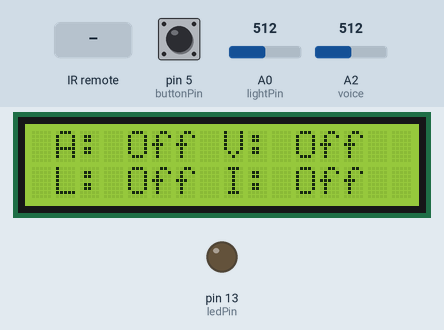
Recording of a sketch running on a simulated Arduino Uno, built with avr-gcc and run on an emulated ATmega328P. Parts: 16×2 character LCD, output pins drawn as LEDs (lit = HIGH). The inputs (shaded band) are chosen by the test bench; at power-on: pin 5 (buttonPin) LOW, A0 (lightPin) = 512, A2 (voice) = 512. What the sketch prints to the serial monitor is not drawn.

Above: at 1.2 s.
1.3 s: infrared code 0xFD08F7 received
At 2.0 s:
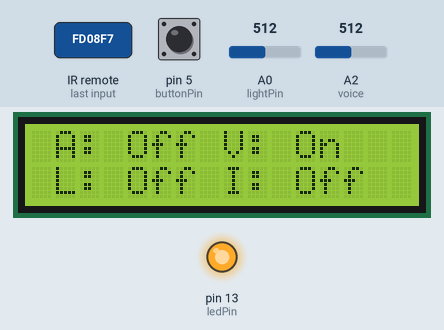
2.9 s: infrared code 0xFD8877 received
At 4.4 s:
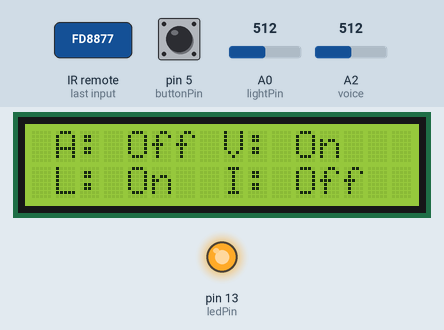
4.9 s: infrared code 0xFD48B7 received
At 6.9 s:
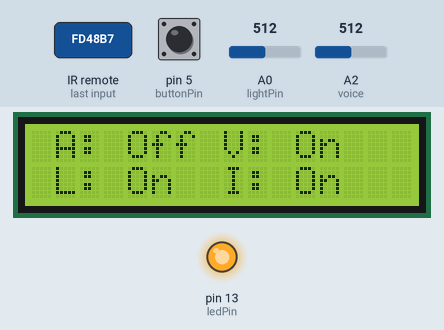
7.2 s: infrared code 0xFD00FF received
At 8.6 s:
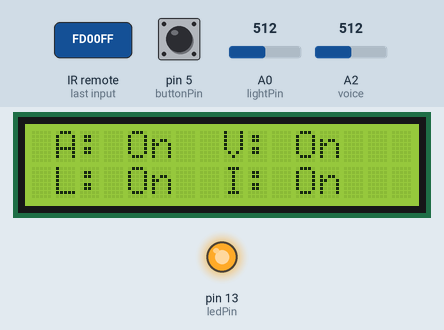
9.5 s: infrared code 0xFD08F7 received
At 10.2 s:
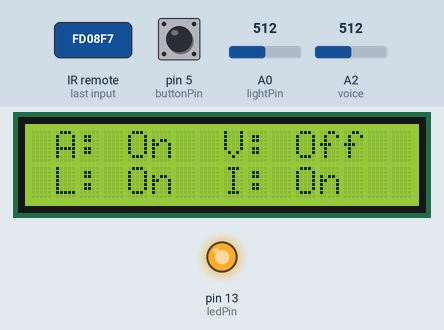
11.0 s: infrared code 0xFD00FF received
At 11.8 s:
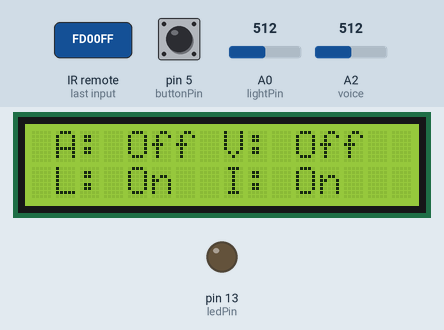
Timing chart, 0 to 13.5 s (numbered marks = the images above; inputs shaded):
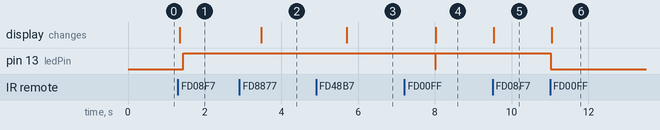

The sketch:

Sensor_Light.ino
```cpp
#include <IRremote.h>
#include <LiquidCrystal_I2C.h>
LiquidCrystal_I2C lcd(0x20,16,2);

int ledPin=13;         //LED灯的引脚为13
int RECV_PIN=10;      //红外接受模块引脚为10
int buttonPin=5;     // 设红外感受器的引脚为5
int voice = 2;  //设声音传感器的引脚为2
int lightPin = 0;        //设光敏传感器的引脚为9

boolean ledState=HIGH;           //ledState用来存储LED的状态
boolean funcOn[3] = {false, false, false},alwaysMode = false;     //funcON数组用于存储三个函数的开闭状态,alwaysMode存储常亮模式开启状态
boolean voiceState = false, lightState = false, warmState = false;
IRrecv irrecv(RECV_PIN);
decode_results results;

int val=0;       //将初始值设为0， 在安静环境下熄灭

//判断
int isLightOn();
int iswarmon();

//感应器函数
int voicedetect();
int lightdetect();
int looptempturedetect();

//显示模式状态
void modeDisplay();

void setup() {
  // put your setup code here, to run once:
  Serial.begin(9600);
  irrecv.enableIRIn();
  lcd.init();
  lcd.backlight();
  pinMode(ledPin,OUTPUT);         //设置LED为输出状态
  pinMode(buttonPin,INPUT);        //button输入
}

void loop() {
  // put your main code here, to run repeatedly:
  if(irrecv.decode(&results)){
//    Serial.println(results.value,HEX);
    if(results.value==0xFD00FF){       //如果接受到的是电源键的信号，常亮模式反转,所有函数开闭状态随灯反转
      digitalWrite(ledPin, LOW);
      alwaysMode = !alwaysMode;
//      Serial.print("alwaysMode: ");
//      Serial.println(alwaysMode);

    }else if(results.value==0xFD08F7){       //如果接受到的是按键1的信号，开闭声感应模式
      voiceState = false;
      funcOn[0] = !funcOn[0];
//      Serial.print("voicedetect: ");
//      Serial.println(funcOn[0]);
    }else if(results.value==0xFD8877){       //如果接受到的是按键2的信号，开闭光感应模式
      lightState = false;
      funcOn[1] = !funcOn[1];
//      Serial.print("lightdetect: ");
//      Serial.println(funcOn[1]);
    }else if(results.value==0xFD48B7){       //如果接受到的是按键3的信号，开闭红外感应模式
      warmState = false;
      funcOn[2] = !funcOn[2];
//      Serial.print("looptempturedetect: ");
//      Serial.println(funcOn[2]);
    }
    irrecv.resume();
  }
  modeDisplay();
  if(alwaysMode){                         //如果常亮模式开启，关闭其他函数，打开led
    digitalWrite(ledPin, HIGH);
  }else{
    if(funcOn[0]){
      voiceState = voicedetect();
      Serial.print("Voice Value: ");
      Serial.println(val);   //在串口观测声音值
      delay(100);
    }
    if(funcOn[1]){
      lightState = lightdetect();
      Serial.print("Light Value: ");
      Serial.println(analogRead(lightPin));        //串口监视器查看当前光敏传感器返回的模拟信号值，测试用，可删去
      delay(100);
    }
    if(funcOn[2]){
      warmState = looptempturedetect();
      Serial.print("Warm Value: ");
      Serial.println(digitalRead(buttonPin));
      delay(100);
    }
    if(voiceState || lightState || warmState){
      digitalWrite(ledPin, HIGH);
      delay(2000);
    }else{
      digitalWrite(ledPin, LOW);
    }
  }
}


//光感
int lightdetect()
{
  if(analogRead(lightPin) > 10){             //当光敏传感器传入模拟信号大于10
    return 0;                               //即有光时，返回0，否则返回1
  }else{
    return 1;
  }
}

//红外探测器
int looptempturedetect(){;
  if(digitalRead(buttonPin)>0)
  {
    return 1;
  }
  return 0;
}

//声音探测
int voicedetect() {
  val = analogRead(voice);
  if(val > 50)
  {
    return 1;    //如果声音大于三十（可修改），灯亮
  }
  return 0;
}

void modeDisplay(){
      lcd.setCursor(1,0);
      lcd.print("A: ");
      if(alwaysMode){
        lcd.print("On ");
      }else{
        lcd.print("Off");
      }
      lcd.setCursor(8,0);
      lcd.print("V: ");
      if(funcOn[0]){
        lcd.print("On ");
      }else{
        lcd.print("Off");
      }
      lcd.setCursor(1,1);
      lcd.print("L: ");
      if(funcOn[1]){
        lcd.print("On ");
      }else{
        lcd.print("Off");
      }
      lcd.setCursor(8,1);
      lcd.print("I: ");
      if(funcOn[2]){
        lcd.print("On ");
      }else{
        lcd.print("Off");
      }
}
```

Measured:
- after the input at 1.3 s, pin 13 (ledPin): LOW → HIGH after 0.15 s; the display: changes after 0.05 s (image 1)
- after the input at 2.9 s, the display: changes after 0.57 s (image 2)
- after the input at 4.9 s, the display: changes after 0.80 s (image 3)
- after the input at 7.2 s, pin 13 (ledPin): HIGH → LOW after 0.80 s, → HIGH 0.03 s later; the display: changes after 0.83 s (image 4)
- after the input at 9.5 s, the display: changes at once (image 5)
- after the input at 11.0 s, pin 13 (ledPin): HIGH → LOW at once; the display: changes after 0.05 s (image 6)
